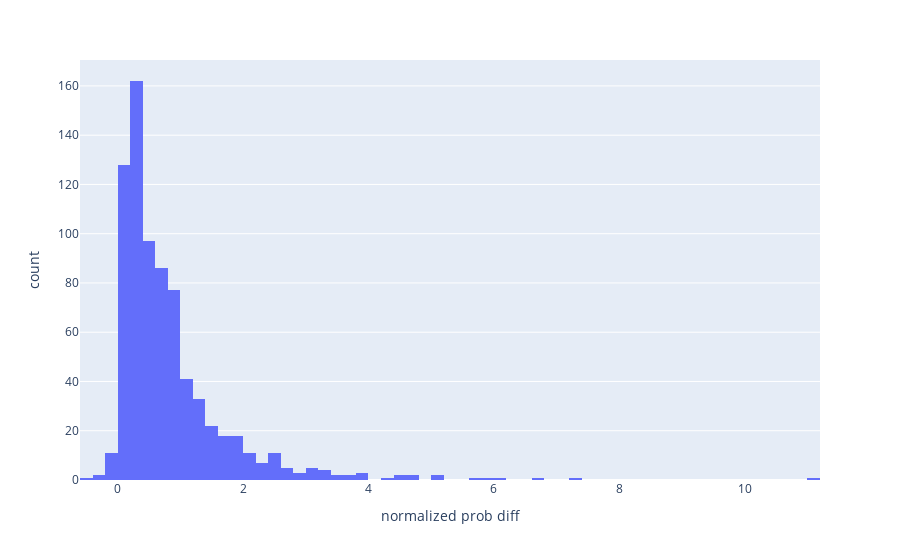

The notebook cell saved with this chart:
### Code cell
px.histogram(filtered, x='normalized prob diff').show()

### Figure 1 — Plotly figure (JSON) as saved in the notebook; plotly's stock layout.template omitted (floating-point values rounded to 4 significant figures; data arrays with more than 128 entries replaced by an {"elided": "..."} marker saying what was removed)
{"data": [{"alignmentgroup": "True", "bingroup": "x", "hovertemplate": "normalized prob diff=%{x}<br>count=%{y}<extra></extra>", "legendgroup": "", "marker": {"color": "#636efa", "pattern": {"shape": ""}}, "name": "", "offsetgroup": "", "orientation": "v", "showlegend": false, "type": "histogram", "x": {"elided": "762 float values"}, "xaxis": "x", "yaxis": "y"}], "layout": {"barmode": "relative", "legend": {"tracegroupgap": 0}, "margin": {"t": 60}, "xaxis": {"anchor": "y", "domain": [0, 1], "title": {"text": "normalized prob diff"}}, "yaxis": {"anchor": "x", "domain": [0, 1], "title": {"text": "count"}}}}
